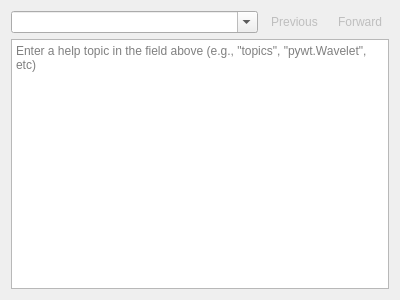
<?xml version="1.0" encoding="UTF-8"?>
<ui version="4.0">
 <class>PythonHelpWidget</class>
 <widget class="QWidget" name="PythonHelpWidget">
  <property name="geometry">
   <rect>
    <x>0</x>
    <y>0</y>
    <width>400</width>
    <height>300</height>
   </rect>
  </property>
  <property name="windowTitle">
   <string>Python help</string>
  </property>
  <property name="windowIcon">
   <iconset theme="help-browser"/>
  </property>
  <layout class="QGridLayout" name="gridLayout">
   <item row="0" column="0">
    <layout class="QHBoxLayout" name="horizontalLayout">
     <item>
      <widget class="QComboBox" name="queryComboBox">
       <property name="toolTip">
        <string>Help query</string>
       </property>
       <property name="editable">
        <bool>true</bool>
       </property>
       <property name="insertPolicy">
        <enum>QComboBox::InsertPolicy::InsertAtTop</enum>
       </property>
       <property name="placeholderText">
        <string>Type a query</string>
       </property>
      </widget>
     </item>
     <item>
      <widget class="QToolButton" name="prevToolButton">
       <property name="enabled">
        <bool>false</bool>
       </property>
       <property name="toolTip">
        <string>Previous page</string>
       </property>
       <property name="text">
        <string>Previous</string>
       </property>
       <property name="icon">
        <iconset theme="go-previous"/>
       </property>
       <property name="autoRaise">
        <bool>true</bool>
       </property>
      </widget>
     </item>
     <item>
      <widget class="QToolButton" name="nextToolButton">
       <property name="enabled">
        <bool>false</bool>
       </property>
       <property name="toolTip">
        <string>Forward page</string>
       </property>
       <property name="text">
        <string>Forward</string>
       </property>
       <property name="icon">
        <iconset theme="go-next"/>
       </property>
       <property name="autoRaise">
        <bool>true</bool>
       </property>
      </widget>
     </item>
    </layout>
   </item>
   <item row="1" column="0">
    <widget class="QTextBrowser" name="helpDisplay">
     <property name="acceptDrops">
      <bool>false</bool>
     </property>
     <property name="readOnly">
      <bool>true</bool>
     </property>
     <property name="placeholderText">
      <string>Enter a help topic in the field above (e.g., &quot;topics&quot;, &quot;pywt.Wavelet&quot;, etc)</string>
     </property>
    </widget>
   </item>
  </layout>
 </widget>
 <resources/>
 <connections/>
</ui>
